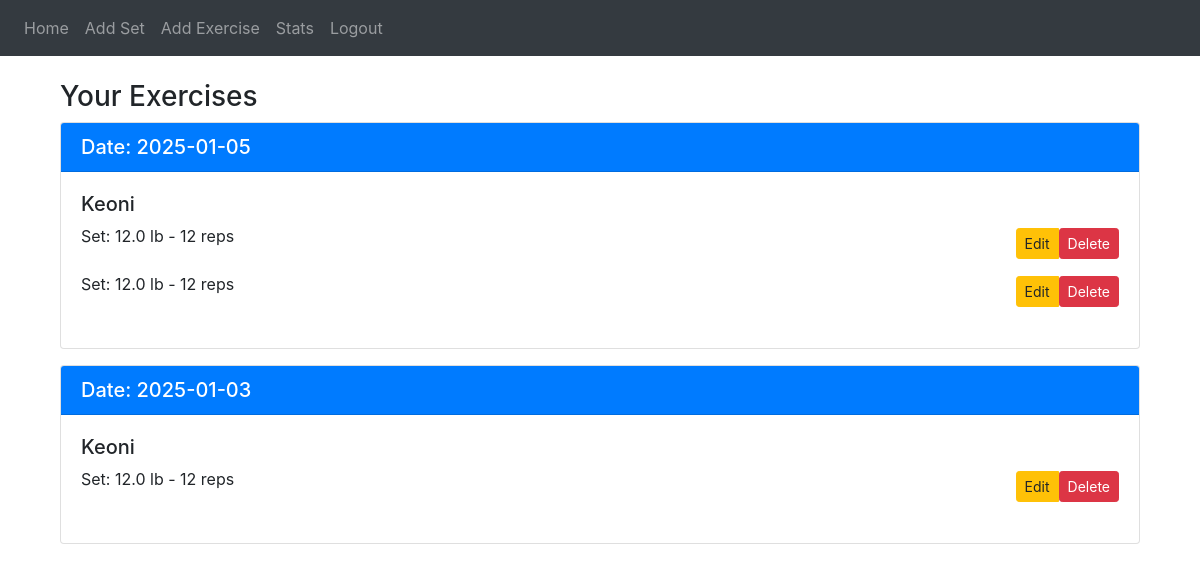
The app's page /viewData (signed in) with its own data.
### website/models.py (models this page shows)
class Weight(db.Model):
    id = db.Column(db.Integer, primary_key=True)
    exercise_name = db.Column(db.String(200), nullable=False)
    date_worked = db.Column(db.DateTime(timezone="True"), default=func.now())
    weight = db.Column(db.Float, nullable=False)
    units = db.Column(db.Integer, nullable=False)     ## 0 lbs -- 1 kgs --
    reps = db.Column(db.Integer, nullable=False)
    user_id = db.Column(db.Integer, db.ForeignKey('user.id'))

### website/views.py (the view)
@views.route('/viewData', methods=['POST','GET'])   ## decorator
@login_required
def viewData():
    setData = Weight.query.filter_by(user_id=current_user.id).all()
    workoutList = []
    for exercise in setData:
        if exercise.exercise_name and exercise.exercise_name.strip():
            formatted_date = exercise.date_worked.strftime('%Y-%m-%d') if exercise.date_worked else ''
            workoutList.append((formatted_date, exercise.exercise_name, exercise.weight, exercise.reps, exercise.units, exercise.id))
    workoutList.sort(key=lambda x: (x[0], x[1]), reverse=True)  # Sort by date first, then exercise name
    grouped_data = {}
    for dateWorked, exerciseName, weight, reps, units, id in workoutList:
        if dateWorked not in grouped_data:
            grouped_data[dateWorked] = {}
        if exerciseName not in grouped_data[dateWorked]:
            grouped_data[dateWorked][exerciseName] = []
        unitString = "lb" if units == 0 else "kg"
        setId = id
        grouped_data[dateWorked][exerciseName].append((weight, reps, unitString, setId))
    return render_template('dataViewer.html',
                           user=current_user,  # assuming `current_user` is from Flask-Login or a similar system
                           todaysDate=date.today(),
                           grouped_data=grouped_data)

### website/__init__.py (called while the page is built)
def create_app():
    app = Flask(__name__)
    app.config['SECRET_KEY'] = 'gymprogressKey'
    app.config['SQLALCHEMY_DATABASE_URI'] = f'sqlite:///{DB_NAME}'
    db.init_app(app)
    from .views import views
    from .auth import auth
    app.register_blueprint(views, url_prefix='/')
    app.register_blueprint(auth, url_prefix='/')
    from .models import User, Weight, MuscleGroup
    create_database(app)  # Ensure the database is created
    login_manager = LoginManager()
    login_manager.login_view = 'auth.login'
    login_manager.init_app(app)
    @login_manager.user_loader
    def load_user(id):
        return User.query.get(int(id))
    return app

### website/templates/dataViewer.html (shortened to what this page needs)
{% extends "base.html" %}
{% block content %}
<div class="container mt-4">
    <h3>Your Exercises</h3>
    {% for dateWorked, exercises_by_name in grouped_data.items() %}
        <div class="card mb-3">
            <div class="card-header bg-primary text-white">
                <h5 class="mb-0">Date: {{ dateWorked }}</h5>
            </div>
            <div class="card-body">
                {% for exerciseName, sets in exercises_by_name.items() %}
                    <div class="mb-3">
                        <h5>{{ exerciseName }}</h5>
                        {% for set in sets %}
                            <div class="d-flex justify-content-between align-items-center mb-2">
                                <p>Set: {{ set[0] }} {{ set[2] }} - {{ set[1] }} reps</p>
                                <div class="btn-group">
                                    <a href="{{ url_for('views.edit_set', set_id=set[3]) }}" class="btn btn-warning btn-sm">
                                        Edit
                                    </a>
                                    <form action="{{ url_for('views.delete_set', set_id=set[3]) }}" method="POST" style="display:inline;">
                                        <button type="submit" class="btn btn-danger btn-sm" onclick="return confirm('Are you sure you want to delete this set?')">Delete</button>
                                    </form>
                                </div>
                            </div>
                        {% endfor %}
                    </div>
                {% endfor %}
            </div>
        </div>
    {% endfor %}
</div>
{% endblock %}

### records on screen
Weight: exercise_name "Keoni", weight "12.0", set "lb", reps "12"
Weight: weight "12.0", set "lb", reps "12"
Weight: exercise_name "Keoni", weight "12.0", set "lb", reps "12"

### other values on screen
{{ dateWorked }} "2025-01-05" "2025-01-03"
